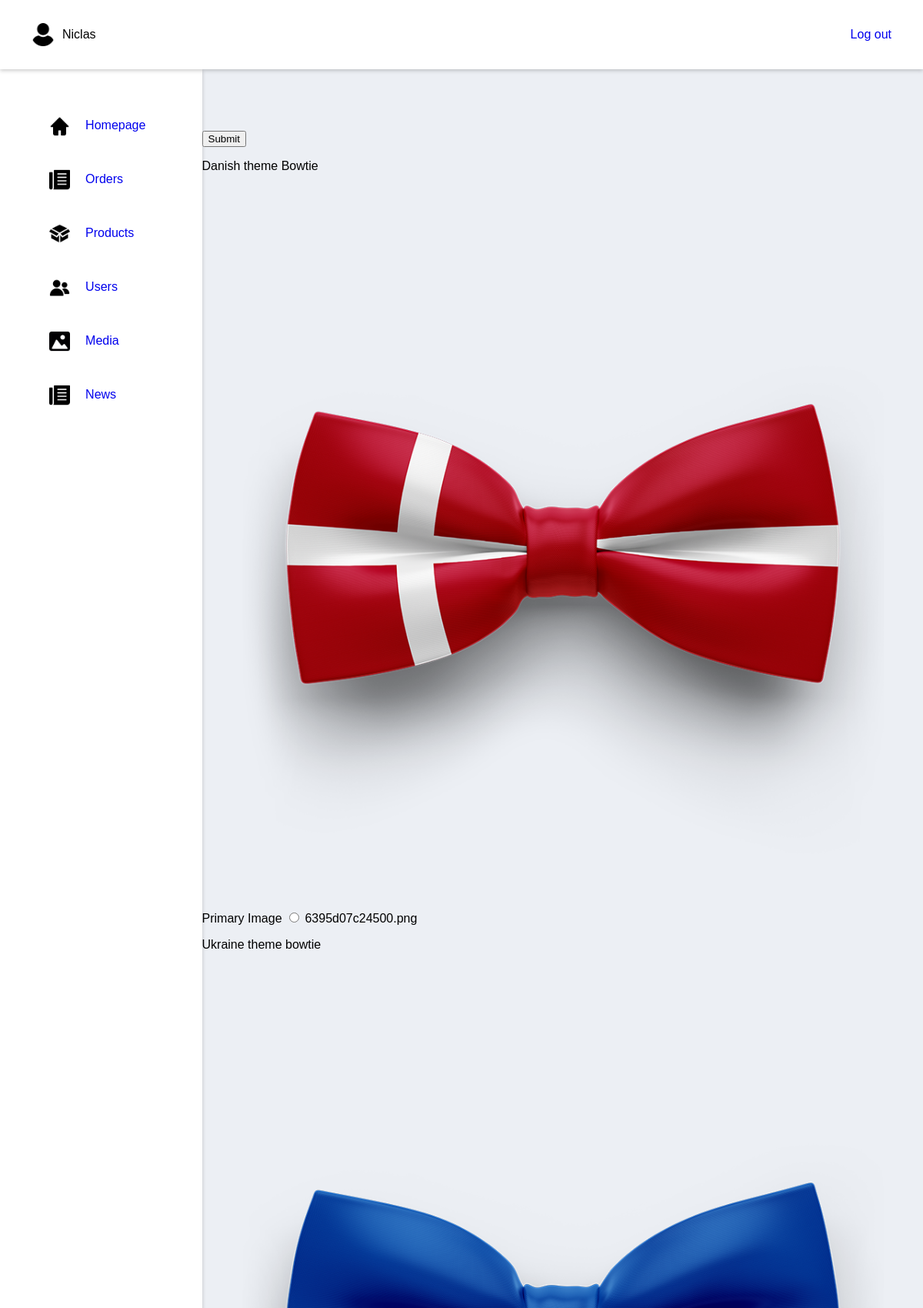
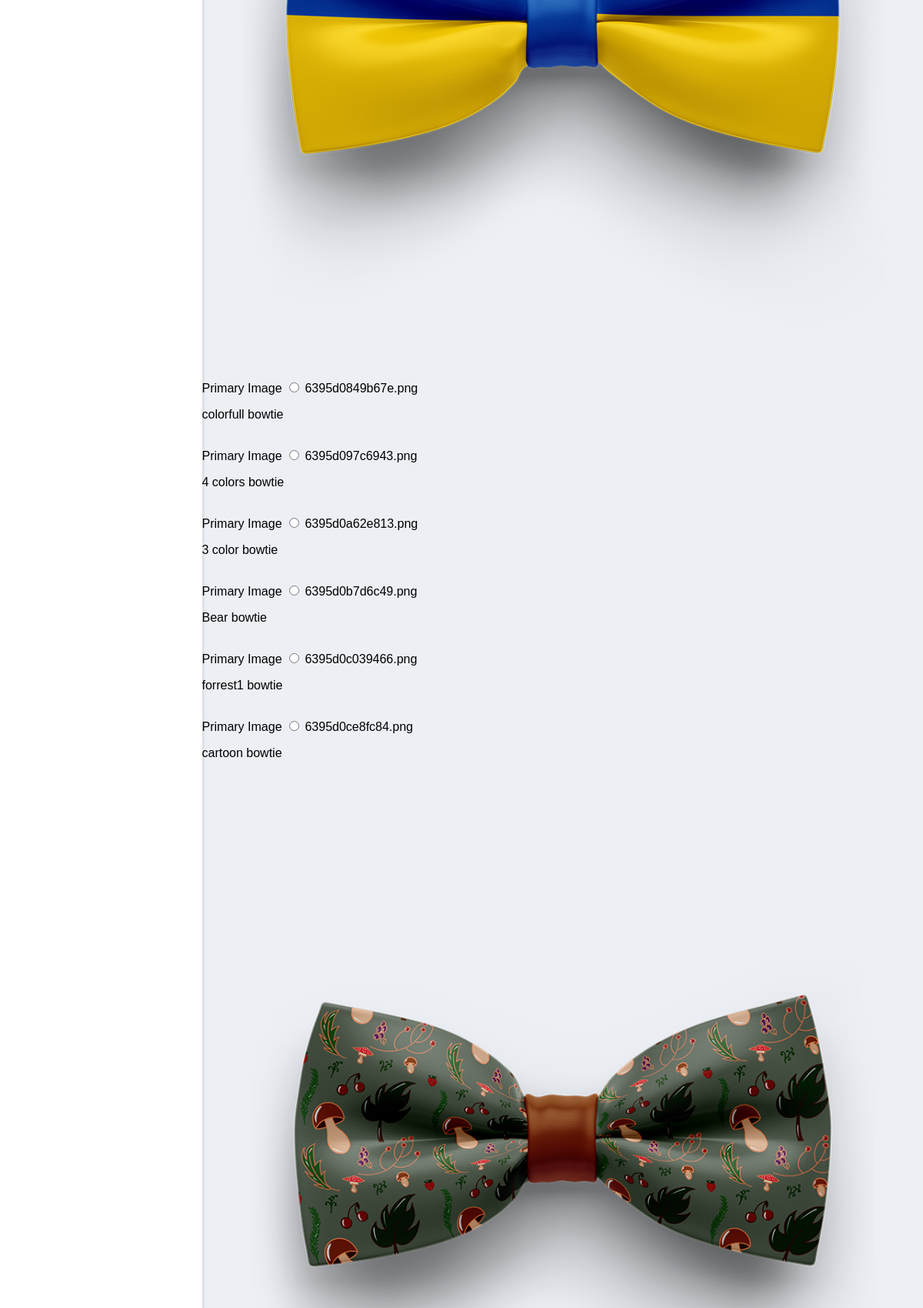
The app's page /bannerOneImagePicker (signed in, upper part) with its own data (2 pictures, top to bottom).
### tables this page shows
CREATE TABLE IF NOT EXISTS `media` (
  `media_id` varchar(250) NOT NULL,
  `name` varchar(50) DEFAULT '',
  PRIMARY KEY (`media_id`)
);

### index.php (called while the page is built, shortened)
<?php
    $request = $_SERVER["REQUEST_URI"];
    $router = new Router($request);
    $router->get('/', 'views/frontend/Home');
    $router->get('/profile', 'views/login/profile');
    $router->get('/editProfileFunction', 'controllers/editProfile');
    $router->get('/loginFunction', 'controllers/login');
    $router->get('/signupFunction', 'controllers/signup');
    $router->get('/logoutFunction', 'controllers/logout');
    $router->get('/Product', 'views/frontend/Product');
    $router->get('/ProductType', 'views/frontend/productType');
    $router->get('/ProductSale', 'views/frontend/productSale');
    $router->get('/AboutUS', 'views/frontend/AboutUS');
    $router->get('/Contact', 'views/frontend/Contact');
    $router->get('/Checkout', 'views/frontend/Checkout');
    $router->get('/ProductShow', 'views/frontend/ProductShow');
    $router->get('/NewsShow', 'views/frontend/NewsShow');
    $router->get('/contactSubmit', 'controllers/contactForm');
    $router->get('/Breadcrumb', 'views/frontend/Breadcrumb');
    $router->get('/removeFromCart', 'controllers/removeFromCart');
    $router->get('/editQuantityInCart', 'controllers/editQuantityInCart');
    $router->get('/purchase', 'views/frontend/purchase');
    $router->get('/adminProducts', 'views/backend/products');
    $router->get('/adminUsers', 'views/backend/users');
    $router->get('/adminMedia', 'views/backend/media');
    $router->get('/adminNews', 'views/backend/news');
    $router->get('/adminFrontpage', 'views/backend/frontpage');
    $router->get('/adminOrders', 'views/backend/orders');
    $router->get('/adminNewOrders', 'views/backend/newOrders');
    $router->get('/adminCreateUser', 'views/backend/createUser');
    $router->get('/adminEditUser', 'views/backend/editUser');
    $router->get('/adminCreateProduct', 'views/backend/createProduct');
    $router->get('/adminEditProduct', 'views/backend/editProduct');
    $router->get('/bannerOneImagePicker', 'views/backend/bannerOneImagePicker');

### models/handlers/ProductsHandler.php (called while the page is built, shortened)
<?php
$rootPath = "";
require_once $rootPath . "public/dbconn.php";
require_once $rootPath . "models/sql/Products.php";
class ProductsHandler extends Products{
    public $db;
    public function __construct($db) {
        $this->db = $db;
    }
    public function getMedia($name = '%') {
        $getMedia = $this->db->prepare($this->getMediaDynamicSearchQuery);
        if ( isset( $name ) ){
            $name = "%" . $name . "%";
        }else{
            $name = "%";
        }
        $getMedia->bindParam(':name', $name);
        $getMedia->execute();
        $media = $getMedia->fetchAll();
        return $media;
    }
}
$ProductsHandler = new ProductsHandler($db);

### controllers/adminFrontpage.php (called while the page is built, shortened)
<?php
$mediaData = $ProductsHandler->getMedia();

### views/backend/bannerOneImagePicker.php (the view, shortened to what this page needs)
<?php
    $rootPath = "";
    require_once $rootPath . "public/dbconn.php";
    require_once $rootPath . "models/handlers/Usershandler.php";
    require_once $rootPath . "models/handlers/frontpageHandler.php";
    require_once $rootPath . "models/handlers/productsHandler.php";
    require_once $rootPath . "controllers/adminFrontpage.php";
    require_once $rootPath . "views/backend/partials/header.php";
?>
<div class="choose-image">
    <form method="POST" action="/adminFrontpage">
        <input type="submit">
        <?php
            for($i = 0; $i < count($mediaData); $i++){
                $indData = $mediaData[$i];
        ?>
                <label for="<?php echo $indData['media_id']; ?>">
                    <div>
                        <p><?php echo $indData['name'] ?></p>
                        <figure class="figure">
                            <img width="300px" src="<?php echo $rootPath."/uploads/".$indData['media_id'] ?>" alt="">
                        </figure>
                    </div>
                </label>
                <label for="<?php echo $indData['media_id']?>_primaryImage">Primary Image</label>
                <input name="bannerImageOne" type="radio" id="<?php echo $indData['media_id']?>_primaryImage" value="<?php echo $indData['media_id']; ?>">
                <?php echo $indData['media_id']?>
        <?php
            }
        ?>
    </form>
</div>

### views/backend/partials/css/style.css (style rules this page uses)
body { margin: 0; padding: 0; box-sizing: border-box; font-family: 'Questrial', sans-serif; background: #ECEFF4; }
figure { width: 100%; margin: 0; }
.figure { width: 100% !important; }
figure img { width: 100%; height: auto; }
.products, .choose-image { display: flex; flex-wrap: wrap; margin: 80px 0; }

### records on screen
media: name "Danish theme Bowtie", media_id (picture), media_id "6395d07c24500.png"
media: name "Ukraine theme bowtie", media_id (picture), media_id "6395d0849b67e.png"
media: name "colorfull bowtie", media_id "6395d097c6943.png"
media: name "4 colors bowtie", media_id "6395d0a62e813.png"
media: name "3 color bowtie", media_id "6395d0b7d6c49.png"
media: name "Bear bowtie", media_id "6395d0c039466.png"
media: name "forrest1 bowtie", media_id "6395d0ce8fc84.png"
media: name "cartoon bowtie", media_id (picture)

### other values on screen
$_SESSION['name'] "Niclas"
